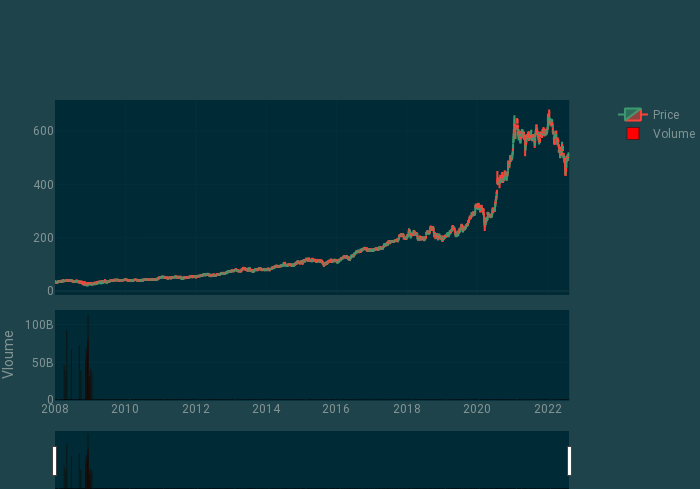

Write notebook code for a chart like this one.
### Code cell
plot(df)

### Figure 1 — Plotly figure (JSON) as saved in the notebook; plotly's stock layout.template omitted (floating-point values rounded to 4 significant figures; data arrays with more than 128 entries replaced by an {"elided": "..."} marker saying what was removed)
{"data": [{"close": {"elided": "3591 float values"}, "high": {"elided": "3591 float values"}, "low": {"elided": "3591 float values"}, "name": "Price", "open": {"elided": "3591 float values"}, "type": "candlestick", "x": {"elided": "3591 str values"}, "xaxis": "x", "yaxis": "y"}, {"marker": {"color": {"elided": "3591 str values"}}, "name": "Volume", "type": "bar", "x": {"elided": "3591 str values"}, "xaxis": "x2", "y": {"elided": "3591 int values"}, "yaxis": "y3"}], "layout": {"autosize": false, "height": 490.0, "title": {"font": {"size": 1}}, "width": 700, "xaxis": {"anchor": "y", "domain": [0, 0.94], "matches": "x2", "rangeslider": {"visible": false}, "showticklabels": false}, "xaxis2": {"anchor": "y3", "domain": [0, 0.94], "rangeslider": {"visible": true}}, "yaxis": {"anchor": "x", "autorange": true, "domain": [0.35, 1], "fixedrange": false}, "yaxis2": {"anchor": "x", "overlaying": "y", "side": "right"}, "yaxis3": {"anchor": "x2", "domain": [0, 0.3], "title": {"text": "Vloume"}}}}
